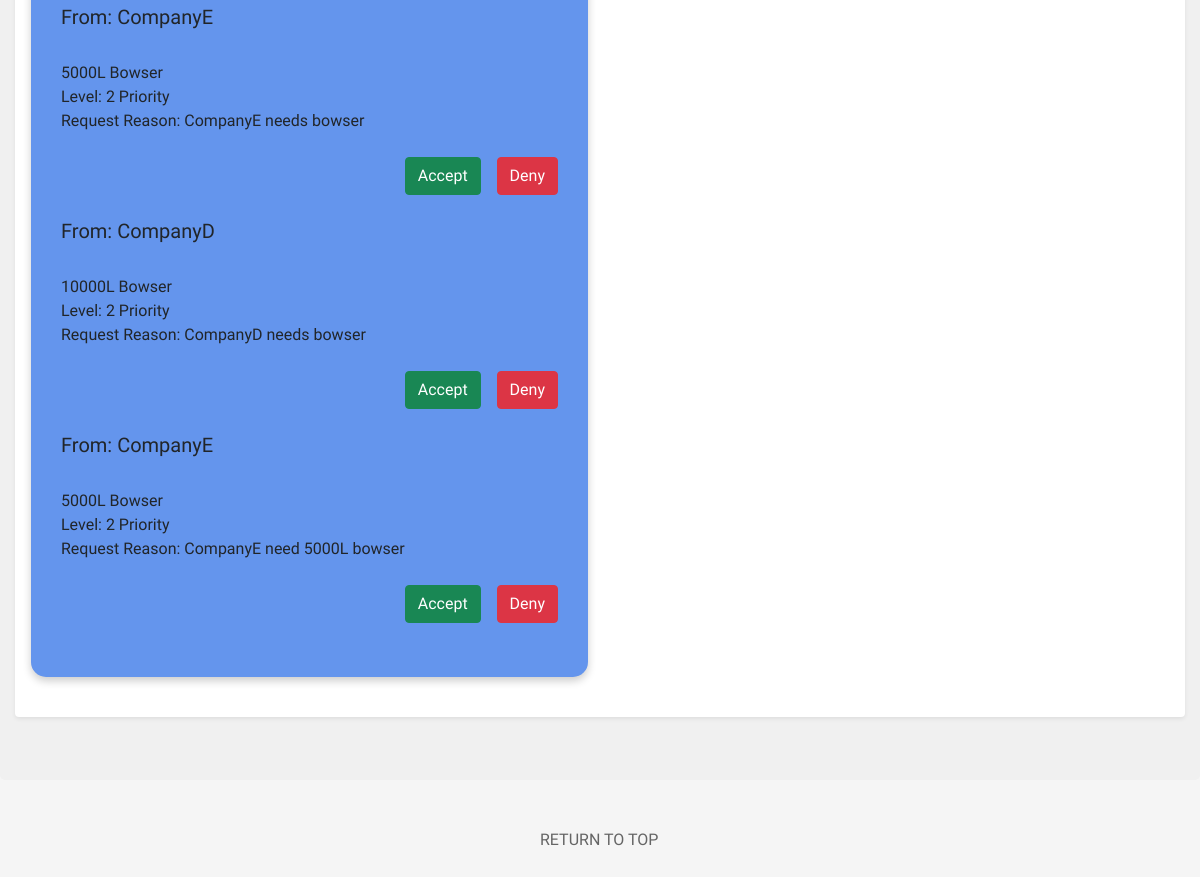
Page /operations/operations.php (signed in, lower part) on the earlier database version.
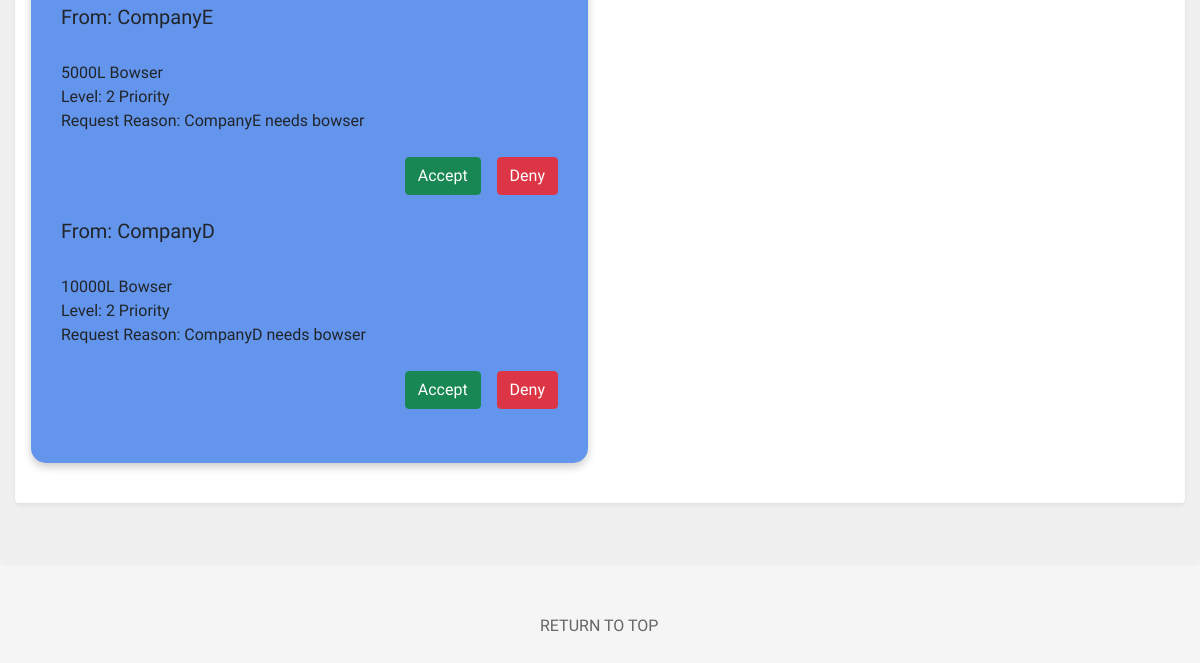
Same page on the later database version.
### tables this page shows
CREATE TABLE `tbl_bowser_requests` (
  `RequestID` int(11) NOT NULL,
  `UserID` int(11) NOT NULL,
  `Bowser_Capacity` int(11) NOT NULL,
  `Organisation_Name` varchar(100) NOT NULL,
  `Organisation_From` varchar(100) NOT NULL,
  `Priority` int(11) NOT NULL,
  `Status` varchar(100) NOT NULL,
  `Request_Reason` varchar(200) NOT NULL
);

### operations/operations.php (the view, shortened to what this page needs)
<?php
if (isset($_SESSION['email'])){
    $email = $_SESSION['email'];
}
?>
<!doctype html>
<html lang="en">
<head>
    <link href="https://cdn.jsdelivr.net/npm/bootstrap@5.1.1/dist/css/bootstrap.min.css" rel="stylesheet">
    <link rel="stylesheet" href="../global/global.css" type="text/css">
    <link rel="stylesheet" href="operations.css" type="text/css">
    <link rel="stylesheet" href="https://cdnjs.cloudflare.com/ajax/libs/jqueryui/1.12.1/jquery-ui.css" />
</head>
<body>
<div>
    <div class="upperPage">
        <div class="shadow-sm p-3 mb-5 bg-body rounded">
            <div class="row">
                <div class="col">
                    <br />
                    <div id="requestAlerts">
                    <br />
                        <?php
                        $connection = OpenConnection();
                        $sql = "SELECT Organisation_Name FROM tbl_company_representative WHERE Email = '$email'";
                        $result = mysqli_query($connection,$sql);
                        $rows = mysqli_fetch_array($result);
                        $company = $rows["Organisation_Name"];
                        $sql2 = "SELECT * FROM tbl_bowser_requests WHERE Organisation_Name = '$company' AND Status = 'Pending'";
                        $result2 = mysqli_query($connection, $sql2);
                        while($row2 = mysqli_fetch_assoc($result2)) {
                            $organisation = $row2['Organisation_From'];
                            echo '<form method="post" action="bowserRequestDAO.php" >';
                            ?>
                        <?php
                            echo "<h5>From: ".$organisation."</h5><br />";
                            echo $row2['Bowser_Capacity']."L Bowser<br />";
                            echo "Level: ".$row2['Priority']." Priority<br />";
                            echo "Request Reason: ".$row2['Request_Reason']."<br />";
                            echo '    <br />
                                   <div class="d-grid gap-2 d-md-flex justify-content-md-end">
                                      <button class="btn btn-success me-md-2" type="submit" name="acceptButton" value="Accept">Accept</button>
                                      <button class="btn btn-danger" type="submit" name="denyButton" value="Deny">Deny</button>
                                    </div>
                            ';
                            echo "</form>";
                            echo "<br />";
                        }
                        ?>
                    </div>
                    <br />
                </div>
                <div class="col">
                    <br />
                    <br />
                    <br />
                        <br /><br />
                    <br />
                    <br />
                    <br />
                    <br />
                </div>
            </div>
        </div>
    </div>
</div>
    <br /><br />
<p><a id="top_link" href="#back_to_top" >RETURN TO TOP</a></p>
<br />  <br />
</body>
</html>

### global/global.css (style rules this page uses)
body { font-family: "Comfortaa", cursive; margin: 0px; background-color: whitesmoke; }
.upperPage { background-color: rgb(240, 240, 240); border-radius: 5px; padding: 15px; margin-top: -20px; }
#top_link { color: #656565; margin-left: 45%; }
a:link { text-decoration: none; }

### operations/operations.css (style rules this page uses)
#requestAlerts { padding: 30px; background-color: cornflowerblue; border: 0; border-radius: 15px; box-shadow: 0 4px 8px 0 rgba(0, 0, 0, 0.2); }

Differences in the rows shown:
no longer on this page (row edited): tbl_bowser_requests: Organisation_From "CompanyE", Bowser_Capacity "5000", Priority "2", Request_Reason "CompanyE need 5000L bowser"
